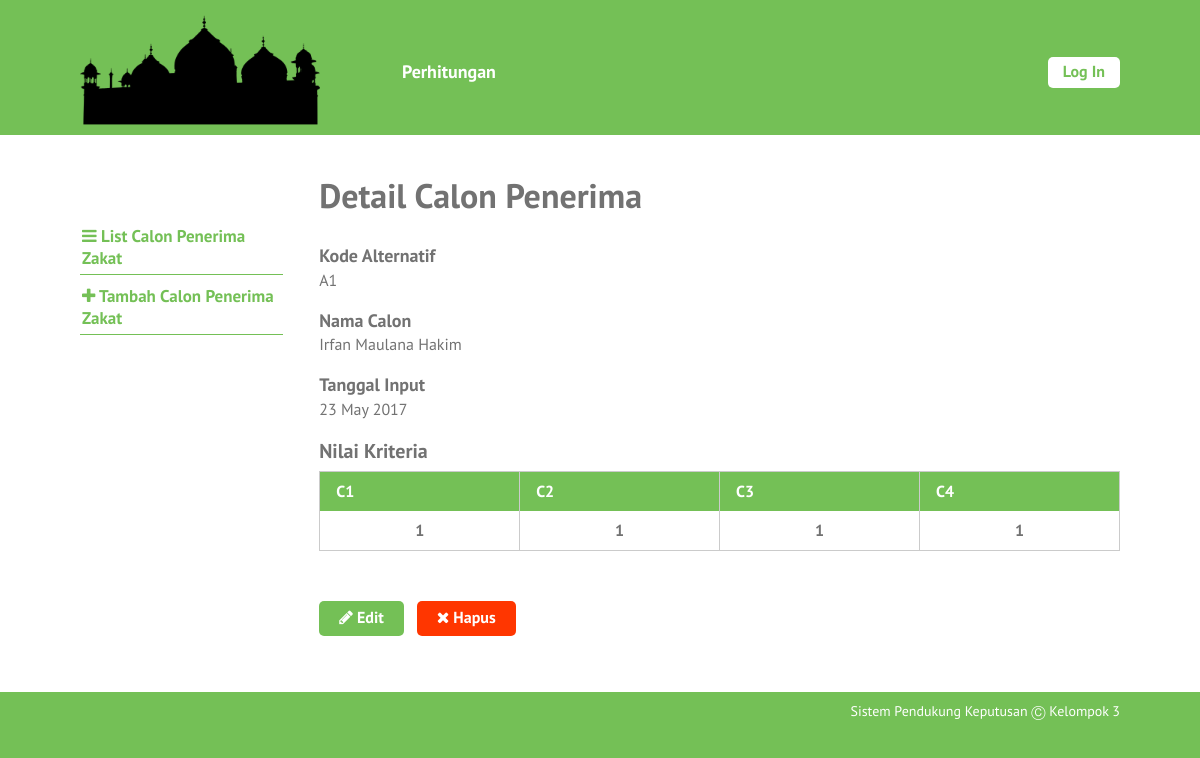
/single-alternatif.php?id=1, run on the app's committed database.
### tables this page shows
CREATE TABLE `alternatif` (
  `id_alternatif` int(10) NOT NULL,
  `kode_alternatif` varchar(6) NOT NULL,
  `nama_alternatif` varchar(25) NOT NULL,
  `tanggal_input` date NOT NULL
);

CREATE TABLE `nilai_alternatif` (
  `id_nilai_alternatif` int(11) NOT NULL,
  `id_alternatif` int(10) NOT NULL,
  `id_kriteria` int(10) NOT NULL,
  `nilai` float NOT NULL
);

CREATE TABLE `kriteria` (
  `id_kriteria` int(10) NOT NULL,
  `kode` varchar(4) NOT NULL,
  `nama_kriteria` varchar(30) NOT NULL,
  `bobot` float NOT NULL,
  `ada_pilihan` tinyint(1) NOT NULL,
  `urutan_order` int(2) NOT NULL
);

### single-alternatif.php (the view, shortened to what this page needs)
<?php require_once('includes/init.php'); ?>
<?php
$ada_error = false;
$result = '';
$id_alternatif = (isset($_GET['id'])) ? trim($_GET['id']) : '';
if(!$id_alternatif) {
	$ada_error = 'Maaf, data tidak dapat diproses.';
} else {
	$query = $pdo->prepare('SELECT * FROM alternatif WHERE id_alternatif = :id_alternatif');
	$query->execute(array('id_alternatif' => $id_alternatif));
	$result = $query->fetch();
}
?>
<?php
$judul_page = 'Detail Calon Penerima';
require_once('template-parts/header.php');
?>
	<div class="main-content-row">
	<div class="container clearfix">
		<?php include_once('template-parts/sidebar-alternatif.php'); ?>
		<div class="main-content the-content">
			<h1><?php echo $judul_page; ?></h1>
			<?php if($ada_error): ?>
				<?php echo '<p>'.$ada_error.'</p>'; ?>
			<?php elseif(!empty($result)): ?>
				<h4>Kode Alternatif</h4>
				<p><?php echo $result['kode_alternatif']; ?></p>
				<h4>Nama Calon</h4>
				<p><?php echo nl2br($result['nama_alternatif']); ?></p>
				<h4>Tanggal Input</h4>
				<p><?php
					$tgl = strtotime($result['tanggal_input']);
					echo date('j F Y', $tgl);
				?></p>
				<?php
				$query2 = $pdo->prepare('SELECT nilai_alternatif.nilai AS nilai, kriteria.kode AS kode FROM kriteria
				LEFT JOIN nilai_alternatif ON nilai_alternatif.id_kriteria = kriteria.id_kriteria
				AND nilai_alternatif.id_alternatif = :id_alternatif ORDER BY kriteria.urutan_order ASC');
				$query2->execute(array(
					'id_alternatif' => $id_alternatif
				));
				$query2->setFetchMode(PDO::FETCH_ASSOC);
				$kriterias = $query2->fetchAll();
				if(!empty($kriterias)):
				?>
					<h3>Nilai Kriteria</h3>
					<table class="pure-table">
						<thead>
							<tr>
								<?php foreach($kriterias as $kriteria ): ?>
									<th><?php echo $kriteria['kode']; ?></th>
								<?php endforeach; ?>
							</tr>
						</thead>
						<tbody>
							<tr>
								<?php foreach($kriterias as $kriteria ): ?>
									<th><?php echo ($kriteria['nilai']) ? $kriteria['nilai'] : 0; ?></th>
								<?php endforeach; ?>
							</tr>
						</tbody>
					</table>
				<?php
				endif;
				?>
				<p><a href="edit-kambing.php?id=<?php echo $id_kambing; ?>" class="button"><span class="fa fa-pencil"></span> Edit</a> &nbsp; <a href="hapus-kambing.php?id=<?php echo $id_kambing; ?>" class="button button-red yaqin-hapus"><span class="fa fa-times"></span> Hapus</a></p>
			<?php endif; ?>
		</div>
	</div>
	</div>
<?php
require_once('template-parts/footer.php');

### stylesheets/style.css (style rules this page uses)
html,body,div,span,applet,object,iframe,h1,h2,h3,h4,h5,h6,p,blockquote,pre,a,abbr,acronym,address,big,cite,code,del,dfn,em,img,ins,kbd,q,s,samp,small,strike,strong,sub,sup,tt,var,b,u,i,center,dl,dt,dd,ol,ul,li,fieldset,form,label,legend,table,caption,tbody,tfoot,thead,tr,th,td,article,aside,canvas,details,embed,figure,figcaption,footer,header,hgroup,menu,nav,output,ruby,section,summary,time,mark,audio,video { margin:0;padding:0;border:0;font-size:100%;vertical-align:baseline }
body { line-height:1 }
table { border-collapse:collapse;border-spacing:0 }
*,*:before,*:after { -moz-box-sizing:border-box;-webkit-box-sizing:border-box;box-sizing:border-box }
.clearfix:before,.clearfix:after { content:" ";display:table }
.clear,.clearfix:after { clear:both }
a { color:#74c056;text-decoration:none }
.container { max-width:1100px;margin:0 auto;position:relative;padding:0 30px }
body { background:#74c056;font-family:"PT Sans",sans-serif;color:#727272;font-size:14px;line-height:1.3;font-weight:500 }
h1,h2,h3,h4,h5,h6 { font-weight:300 }
.pure-table { border-collapse:collapse;border-spacing:0;empty-cells:show;border:1px solid #cbcbcb;width:100% }
.pure-table td,.pure-table th { border-left:1px solid #cbcbcb;border-width:0 0 0 1px;font-size:inherit;margin:0;overflow:visible;padding:0.5em 1em }
.pure-table td:first-child,.pure-table th:first-child { border-left-width:0 }
.pure-table thead { background-color:#74c056;color:#fff;text-align:left;vertical-align:bottom }
.pure-table thead th { color:#fff }
.the-content { font-size:16px;line-height:1.42857 }
.the-content a { color:#519133 }
.the-content h1,.the-content h2,.the-content h3,.the-content h4,.the-content h5,.the-content h6 { font-weight:700 }
.the-content h1 { font-size:34px;margin:0.8em 0 0.8em;padding:0;line-height:1.2 }
.the-content h3 { font-size:20px;margin:0.8em 0 0.3em }
.the-content h4 { font-size:18px;margin:0.8em 0 0 }
.the-content blockquote,.the-content table,.the-content p,.the-content ul,.the-content ol,.the-content dd,.the-content pre,.the-content iframe,.the-content .flxmap-container,.the-content hr { margin-bottom:1em }
.the-content table { margin-bottom:50px }
.the-content>h1:first-child,.the-content>h3:first-child,.the-content>h2:first-child { margin-top:0 }
.fa { display:inline-block;font:normal normal normal 14px/1 FontAwesome;font-size:inherit;text-rendering:auto;-webkit-font-smoothing:antialiased;-moz-osx-font-smoothing:grayscale }
.fa-remove:before,.fa-close:before,.fa-times:before { content:"\f00d" }
.fa-pencil:before { content:"\f040" }
button,a { -webkit-transition:all .2s ease;-moz-transition:all .2s ease;-o-transition:all .2s ease;transition:all 0.2s ease }
.the-content .button,.button { background:#74c056;color:#fff;display:inline-block;font-size:16px;font-weight:700;line-height:1.2;border:0;font-family:inherit;padding:7px 20px 9px;cursor:pointer;border-radius:5px }
.the-content .button-red,.button-red { background:#ff3600 }
.main-content { float:right;width:77%;padding:40px 0 }

### data on the page
alternatif: kode_alternatif "A1", nama_alternatif "Irfan Maulana Hakim", tanggal_input "23 May 2017"
nilai_alternatif: id_kriteria.kode "C1", nilai "1"
nilai_alternatif: id_kriteria.kode "C2", nilai "1"
nilai_alternatif: id_kriteria.kode "C3", nilai "1"
nilai_alternatif: id_kriteria.kode "C4", nilai "1"

### other printed values
$judul_page "Detail Calon Penerima"
